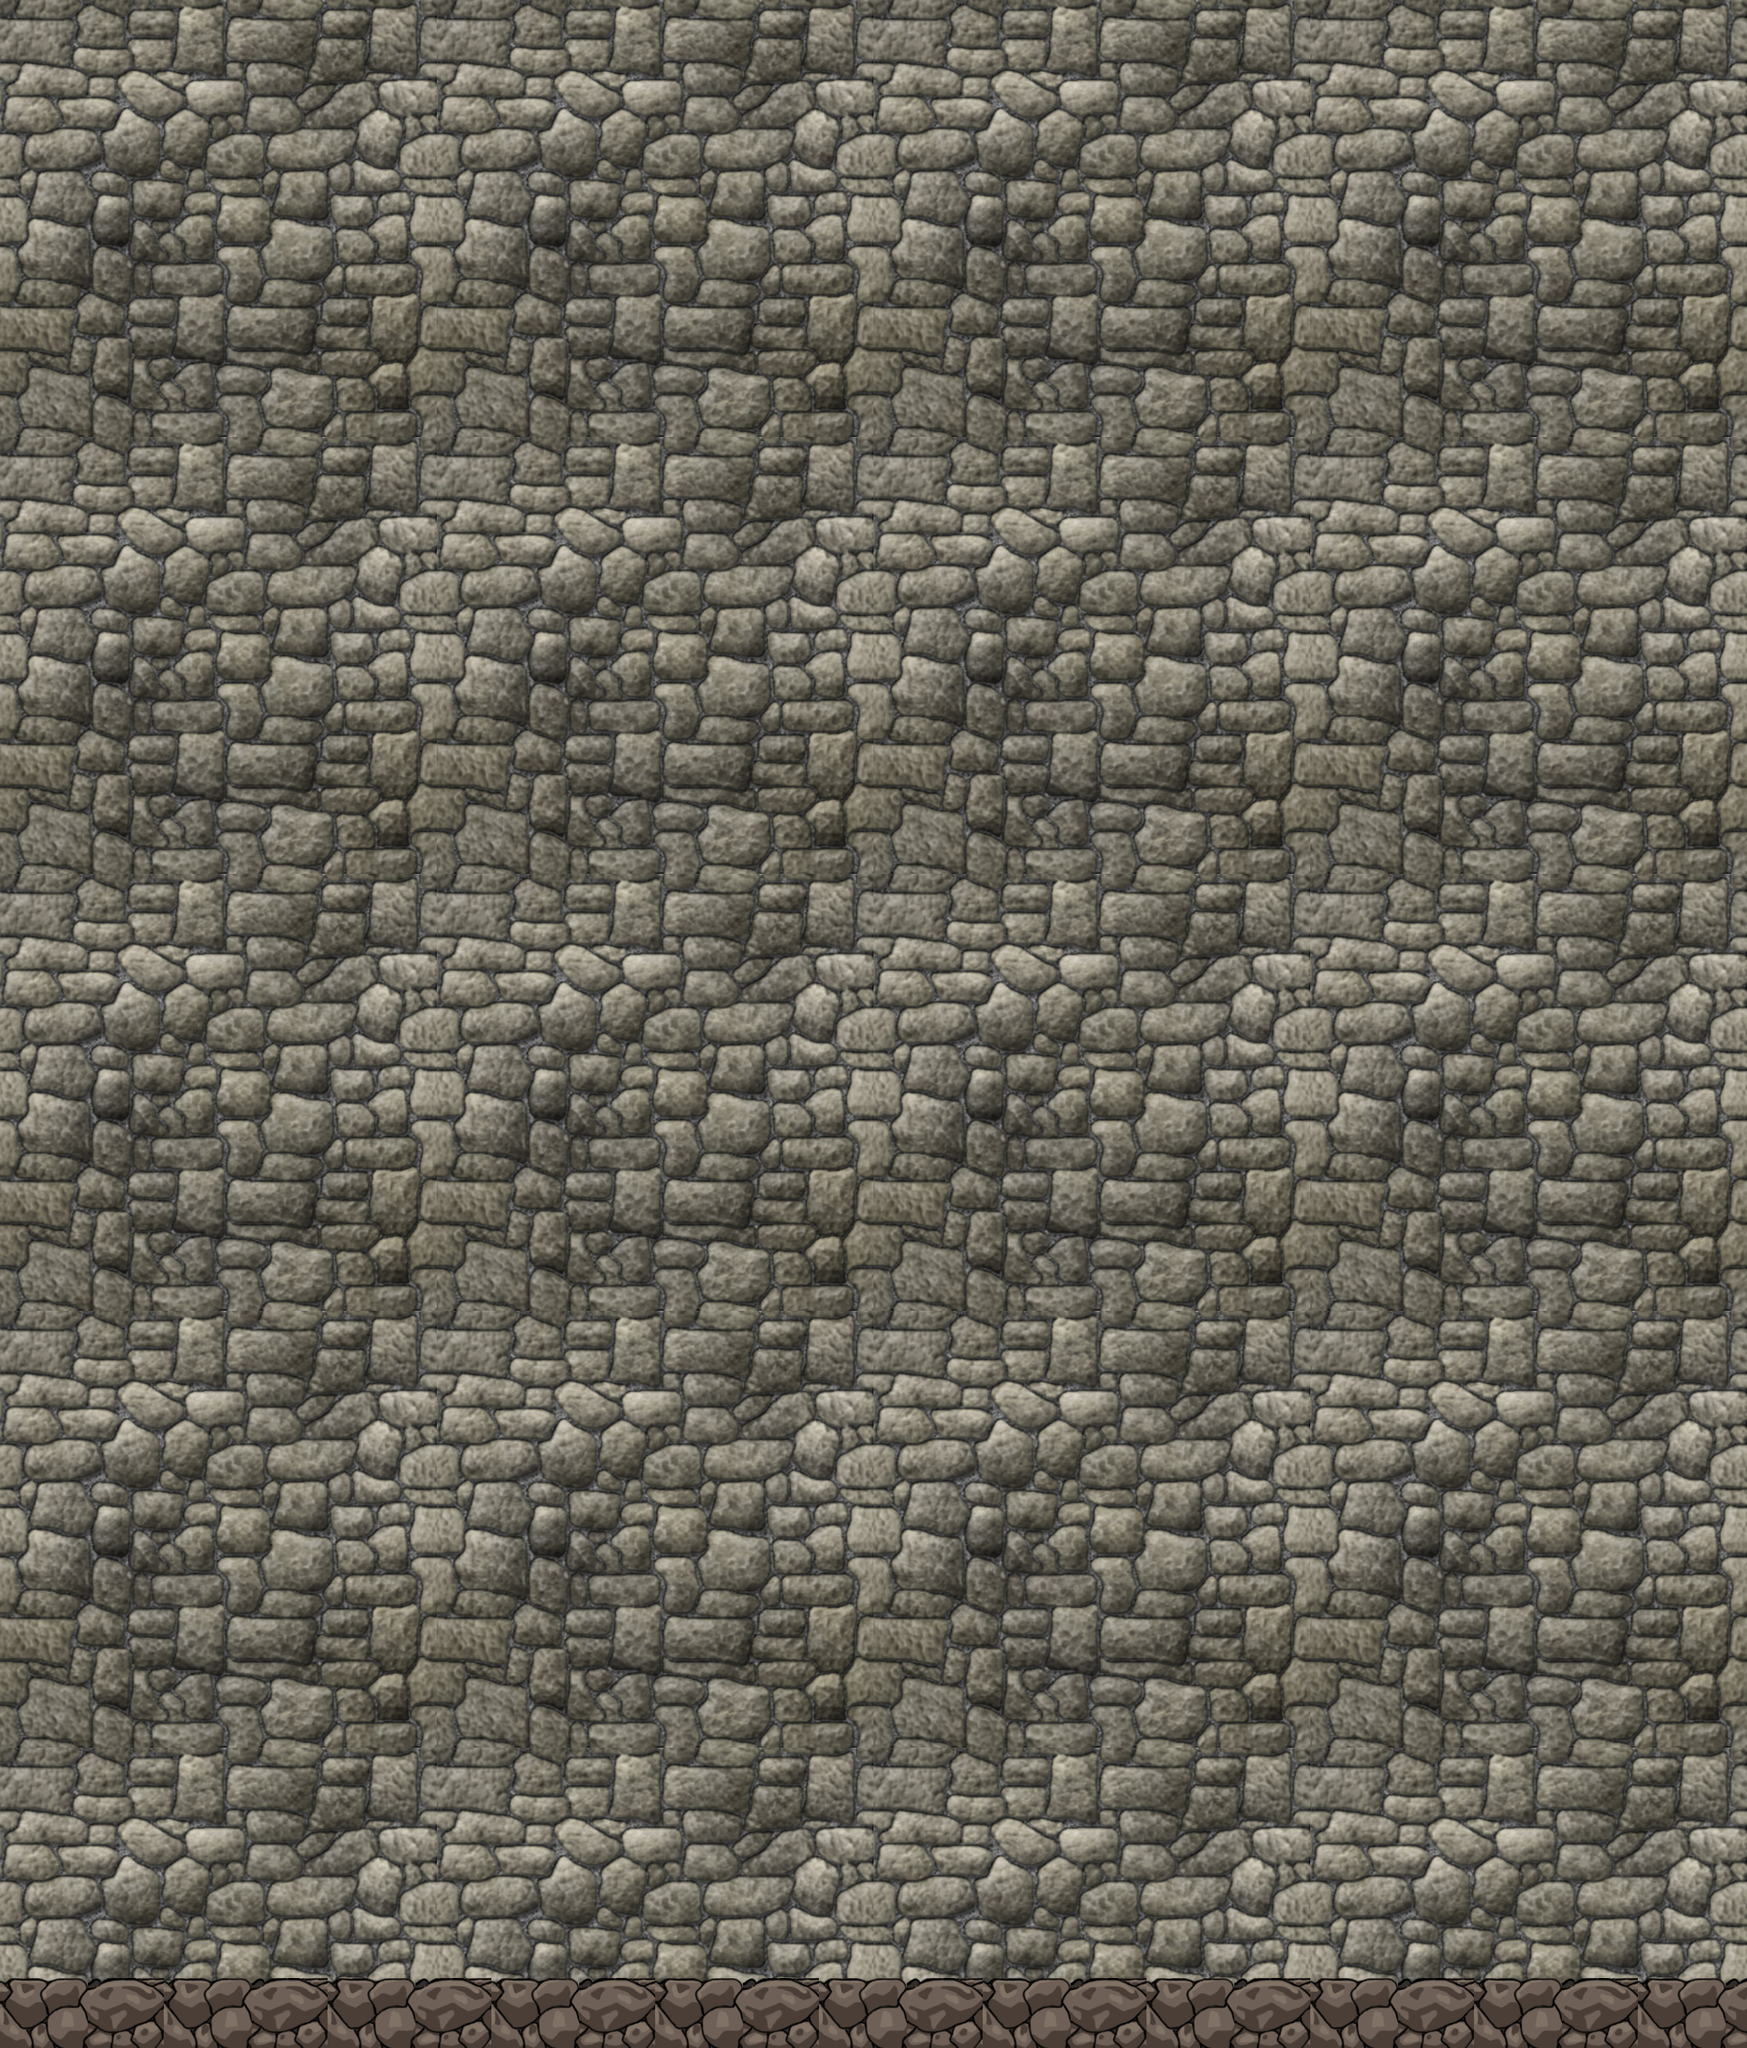

Rendered tile map (Tiled .tmx) drawn with the repository's tilesets; below, a short description and the map source with its tile grids summarised:
An orthogonal 64x75 tile map with 32x32 px tiles, 2 tile layers (wall, stone), 6 tilesets.

<map version="1.0" tiledversion="1.0.3" orientation="orthogonal" renderorder="right-down" width="64" height="75" tilewidth="32" tileheight="32" nextobjectid="1">
 <tileset firstgid="1" name="wallTile" tilewidth="32" tileheight="32" tilecount="256" columns="16">
  <image source="wallTile.png" width="512" height="512" />
 </tileset>
 <tileset firstgid="257" name="ladder" tilewidth="32" tileheight="32" tilecount="6" columns="2">
  <image source="ladder.png" width="64" height="96" />
 </tileset>
 <tileset firstgid="263" name="stoneLedgeTile" tilewidth="32" tileheight="32" tilecount="270" columns="30">
  <image source="stoneledgetiled.png" width="960" height="292" />
 </tileset>
 <tileset firstgid="533" name="grassLedgeTile" tilewidth="32" tileheight="32" tilecount="7" columns="7">
  <image source="ledgeTile.png" width="255" height="33" />
 </tileset>
 <tileset firstgid="540" name="wellBottom" tilewidth="32" tileheight="32" tilecount="270" columns="27">
  <image source="stoneledge.png" width="870" height="333" />
 </tileset>
 <tileset firstgid="810" name="vineTile" tilewidth="32" tileheight="32" tilecount="12" columns="3">
  <image source="vineTile.png" width="96" height="129" />
 </tileset>
 <layer name="wall" width="64" height="75">
  <data>[4800 cells, 4800 non-empty, 256 distinct tile ids]</data>
 </layer>
 <layer name="stone" width="64" height="75">
  <data>[4800 cells, 192 non-empty, 18 distinct tile ids]</data>
 </layer>
</map>
